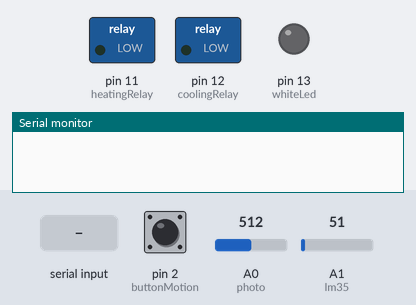
This sketch was run on a simulated Arduino Uno, built with avr-gcc and run on an emulated ATmega328P. On the bench: switched loads named in the sketch (green lamp = pin HIGH), output pins drawn as LEDs (lit = HIGH), the last lines printed to the serial monitor. The test bench sets the inputs (shaded band); at power-on: pin 2 (buttonMotion) LOW, A0 (photo) = 512, A1 (lm35) = 51.

Above: at 1.2 s.
1.3 s: "home secure mode on" received over Serial
At 3.2 s:
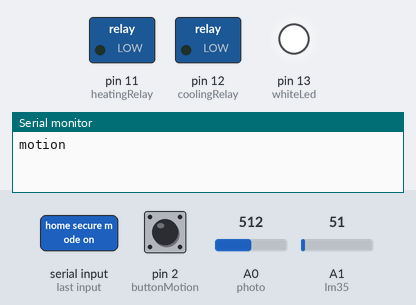
3.8 s: "heating on" received over Serial
At 6.0 s:
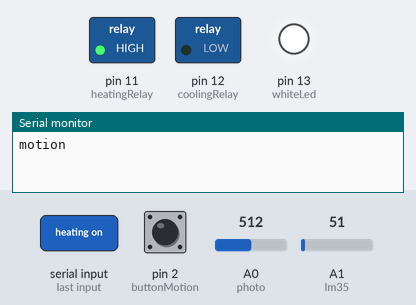
6.3 s: "cooling on" received over Serial
At 7.9 s:
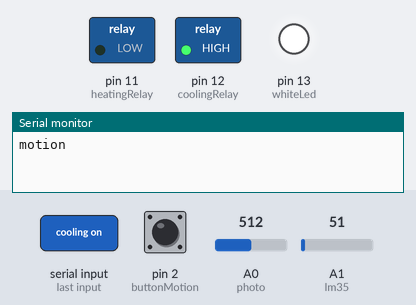
9.3 s: "light auto mode on" received over Serial
At 11.6 s:
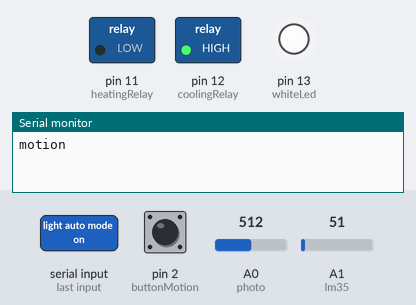
12.3 s: pin 2 (buttonMotion) pulled HIGH for 1 s
14.8 s: "cooling off" received over Serial
At 23.34 s:
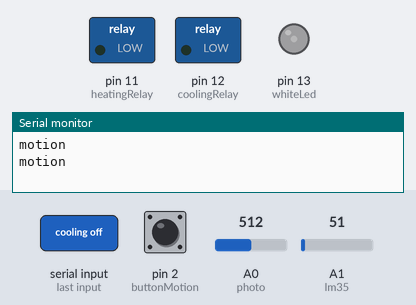
Timing chart, 0 to 24.8 s (numbered marks = the images above; inputs shaded):
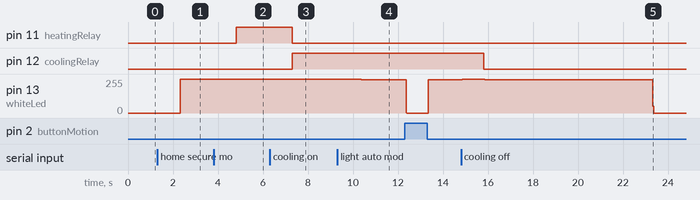

The sketch:

Project.ino
```cpp
#include <TimerOne.h>

#define whiteLed 13
#define buttonMotion 2
#define heatingRelay 11
#define coolingRelay 12
#define photo A0
#define lm35 A1

int temp; // temperature
int illum; // illumination
int numOfMovADay = 0; // movements

String space = " ";

// Timer ISR prints the tempearature, illumination and motion detection in the format (18 60 1)
void TimerISR(){
  Serial.println(temp + space + illum + space + numOfMovADay);
  numOfMovADay = 0; // reset the number of movements after printing to serial port
}

void setup() {
  Serial.begin(9600);

  pinMode(lm35, INPUT);
  pinMode(photo, INPUT);
  // whiteLed is also a relay
  pinMode(whiteLed, OUTPUT);
  pinMode(heatingRelay, OUTPUT);
  pinMode(coolingRelay, OUTPUT);
  pinMode(buttonMotion, INPUT);

  Timer1.initialize(60000000000); // 600 seconds or 10 minutes
  Timer1.attachInterrupt(TimerISR);
}

// Auto temperature control state
boolean atcState = false;
// light auto mode state
boolean lamState = false;
// home security mode state
boolean hsmState = false;
boolean heating = false;
boolean cooling = false;

// for button logic
int currentStatus;
int previousStatus = HIGH;

unsigned long motionTime = millis();
unsigned long atcTime = millis();
volatile boolean buttonState = false;
volatile boolean atcSystemState = true;
boolean motionDetected = false;

void loop() {
  temp = (analogRead(lm35)*500.0)/1023;
  illum = map(analogRead(photo), 0, 1023, 0, 100);

  if(Serial.available() > 0){
    String Serial_input = Serial.readString();

    // Serial communication control
    // heating over serial
    if(Serial_input == "heating on"){
      heating = true;
      cooling = false;
      atcState = false;
    } else if(Serial_input == "heating off"){
      heating = false;
      atcState = false;

    // cooling over serial
    } else if(Serial_input == "cooling on"){
      cooling = true;
      heating = false;
      atcState = false;
    } else if(Serial_input == "cooling off"){
      cooling = false;
      atcState = false;

    // auto temperature control over serial
    } else if(Serial_input == "auto temperature control on"){
      heating = true;
      atcState = true;
    } else if (Serial_input == "auto temperature control off"){
      atcState = false;
      heating = false;
      cooling = false;

    // light auto mode over serial
    } else if (Serial_input == "light auto mode on"){
      lamState = true;
    } else if (Serial_input == "light auto mode off"){
      lamState = false;

    // home secure mode over serial
    } else if (Serial_input == "home secure mode on"){
      hsmState = true;
    } else if (Serial_input == "home secure mode off"){
      hsmState = false;

    // light on or off over serial
    } else if (Serial_input == "light on"){
      digitalWrite(whiteLed, HIGH);
      atcState = false;
    } else if (Serial_input == "light off"){
      digitalWrite(whiteLed, LOW);
      atcState = false;
    }
  }

  // logic for turning on the heater
  if(heating){
    digitalWrite(heatingRelay, HIGH);
  } else {
    digitalWrite(heatingRelay, LOW);
  }

  // logic for turning on the cooler
  if(cooling){
    digitalWrite(coolingRelay, HIGH);
  } else {
    digitalWrite(coolingRelay, LOW);
  }

  // auto temperature control
  // if the temperature is above 23, the cooler turns on and the heater turns off
  // if the temperature is below 17, the cooler turns off and the heater turns on
  // the heater is just a resistor
  // the cooler is DC motor
  if(atcState){
    if(temp > 23){
      cooling = true;
      heating = false;
    }
    if(temp < 17) {
      heating = true;
      cooling = false;
    }

    // if(atcSystemState){
    //   atcTime = millis() + 10000;
    //   atcSystemState = false;
    // }

    // if(millis() > atcTime){
    //   atcSystemState = true;
    //   heating = !heating;
    //   cooling = !cooling;
    // }
  }

  // light auto mode
  // if this is turned on, the relay turns the light on if the illumination is below 30
  if(lamState){
    if(illum < 30){
      digitalWrite(whiteLed, HIGH);
    } else {
      digitalWrite(whiteLed, LOW);
    }
  }

  // home secure mode
  // Since we dont have a PIR sensor, we use a button instead, if the button is pressed, it counts as motion being detected.
  if(hsmState){
    currentStatus = digitalRead(buttonMotion);

    if(currentStatus != previousStatus){
      if(currentStatus==LOW){
        //state = !state;
        numOfMovADay++;
        motionTime = millis() + 10000;

        // when motion is detected, the light turns on for 10 seconds
        // if the button is pressed again in that period the timer gets prolonged and another motion detection gets added to the counter.
        if(!motionDetected){
          Serial.println("motion");
          // this prints only after the cooldown is off, this serial text then gets
          // read by python to send an email that states that motion was detected
          motionDetected = true;
        }

      }
    }

    if(motionDetected){
      digitalWrite(whiteLed, HIGH);
    }

    // after 10 second the light turnes off
    if (millis() > motionTime && motionDetected) {
      digitalWrite(whiteLed, LOW);
      motionDetected = false;
    }
    previousStatus = currentStatus;
  }
}
```

Measured:
- after the input at 1.3 s, pin 13 (whiteLed): 0/255 → 255/255 after 1.0 s
- after the input at 3.8 s, pin 11 (heatingRelay): LOW → HIGH after 1.0 s
- after the input at 6.3 s, pin 11 (heatingRelay): HIGH → LOW after 1.0 s; pin 12 (coolingRelay): LOW → HIGH after 1.0 s
- after the input at 9.3 s, pin 13 (whiteLed): 255/255 → 249/255 after 1.1 s
- after the input at 14.8 s, pin 12 (coolingRelay): HIGH → LOW after 1.0 s; pin 13 (whiteLed): 249/255 → 255/255 after 0.06 s, → 249/255 0.99 s later, → 0/255 7.5 s later
